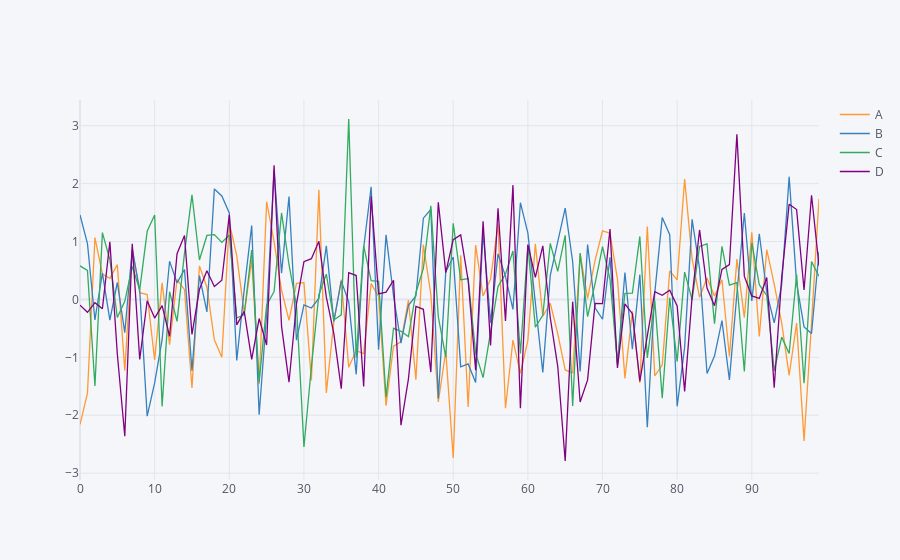

Here is the notebook cell this chart was saved with:
### Code cell
#pands using iplot

df.iplot()
